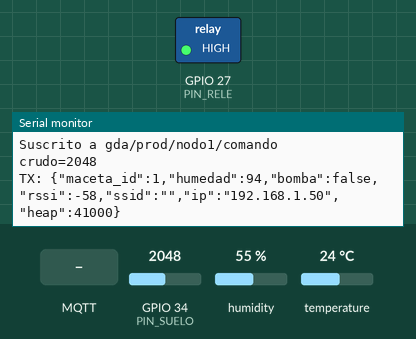
This sketch was run on a simulated ESP32. Shown: switched loads named in the sketch (green lamp = pin HIGH), the last lines printed to the serial monitor. The inputs (shaded band) are chosen by the test bench; at power-on: GPIO 34 (PIN_SUELO) = 2048, humidity 55 %, temperature 24 °C (analog values on the 0–4095 scale). WiFi joins after 1.5 s; servers stay silent unless stated; no MQTT or app messages arrive unless stated; not simulated (calls return 0 or success): secrets.h.

Above: at 3.2 s.
3.3 s: MQTT message "1" arrives on the first subscribed topic
At 4.5 s:
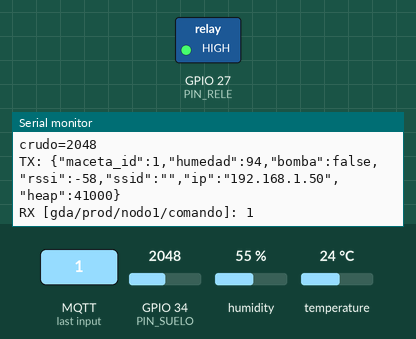
4.8 s: MQTT message "on" arrives on the first subscribed topic
At 6.0 s:
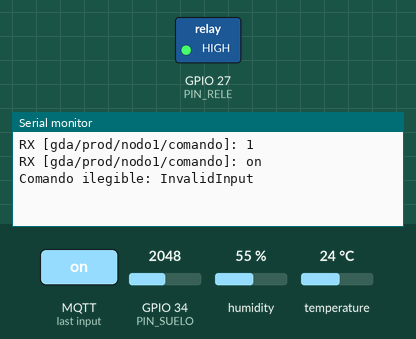
6.3 s: MQTT message "off" arrives on the first subscribed topic
At 7.1 s:
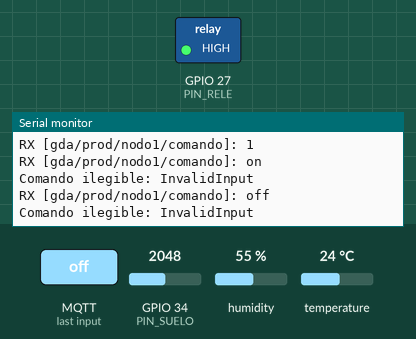

The sketch:

gda-nodo-v2.ino
```cpp
/* ============================================================
   GEMELO DIGITAL AGRICOLA (GDA) - Nodo IoT v2.5
   WiFiMulti + HiveMQ Cloud (TLS) + OTA + Telnet

   EL NODO NO DECIDE: MIDE Y EJECUTA.
     - Mide la humedad del suelo (FC-28) y la temperatura y
       humedad del aire (AM2302) y las publica por MQTT.
     - Ejecuta las ordenes de riego que manda el backend y
       confirma cuando la bomba se enciende y se apaga.
   Toda la logica (umbrales, pronostico, riego automatico y
   manual) vive en el backend. Este sketch NO tiene reglas de
   riego propias.

   Contrato MQTT (docs/ESP32_CONNECTION_GUIDE.md):
     publica  {PREFIX}/{NODO_ID}/telemetria  cada TELEMETRIA_MS
     escucha  {PREFIX}/{NODO_ID}/comando     {"activar_riego":true,"duracion_seg":5,"commandId":"..."}
     publica  {PREFIX}/{NODO_ID}/evento      en cada cambio de la bomba

   Librerias (Administrar bibliotecas):
     PubSubClient (Nick O'Leary), ArduinoJson (Benoit Blanchon, v7.x) y
     "DHT sensor library for ESPx" (beegee_tokyo) para el AM2302.
     OJO: es la de beegee_tokyo (DHTesp.h), NO la de Adafruit (DHT.h).
   Placa: ESP32 Dev Module. Partition Scheme: Minimal SPIFFS (1.9MB APP with OTA).
   Requiere secrets.h en esta carpeta (ver secrets.h.example).
   ============================================================ */

#include <WiFi.h>
#include <WiFiMulti.h>
#include <WiFiClientSecure.h>
#include <ESPmDNS.h>
#include <ArduinoOTA.h>
#include <PubSubClient.h>
#include <ArduinoJson.h>
#include <DHTesp.h>
#include "secrets.h"

/* ---------- BROKER ---------- */
const char* MQTT_HOST = "fe6b7e466a1e43c7ba4a2cb5dcc50a39.s1.eu.hivemq.cloud";
const int   MQTT_PORT = 8883;

const char* NODO_ID  = "nodo1";       // debe coincidir con el Node ID de la maceta en el dashboard
const char* HOSTNAME = "gda-nodo1";
const int   MACETA_ID = 1;

// Prefijo de topics. Tiene que ser el MISMO TOPIC_PREFIX que usa el backend.
//   "gda/prod"          -> sistema real
//   "gda/dev-<nombre>"  -> pruebas de una persona, sin interferir con produccion
const char* PREFIX = "gda/prod";

/* ---------- SENSOR SUELO (FC-28) ---------- */
const int PIN_SUELO = 34;

// CALIBRACION: reemplazar por los valores medidos con TU sensor
// (ver docs/GDA_Documentacion_Nodo1.md, seccion 6).
const int SUELO_SECO   = 4095;   // valor crudo con la horquilla al aire
const int SUELO_MOJADO = 1925;   // valor crudo con la horquilla en agua

// true = imprime el valor crudo del ADC en cada medicion (util para calibrar)
const bool LOG_CRUDO = true;

/* ---------- SENSOR AMBIENTE (AM2302 / DHT22) ---------- */
// DATA del AM2302. GPIO 15 es un pin de arranque: si la placa no bootea con el sensor
// conectado, moverlo al GPIO 4 y cambiar este numero (ver docs/GDA_Documentacion_Nodo1.md).
const int PIN_DHT = 15;

// El AM2302 se lee cada AMBIENTE_MS en segundo plano, sin frenar el riego (tolera 2 s como minimo).
// Si una lectura falla se conserva la ultima buena; si pasan AMBIENTE_VIGENCIA_MS sin ninguna
// buena, temperatura y humedad del aire se OMITEN de la telemetria: asi el backend y el dashboard
// ven que el sensor no responde, en lugar de recibir un dato viejo o inventado.
const unsigned long AMBIENTE_MS = 5000;
const unsigned long AMBIENTE_VIGENCIA_MS = 120000;

/* ---------- RELE / BOMBA ---------- */
const int PIN_RELE = 27;   // IN del rele (antes 26; se movio al 27)

// Modulo ACTIVO EN BAJO (verificado: con v2.4 en false, GPIO 27 en LOW dejaba el LED
// verde prendido con bomba:false). VCC y GND del modulo van a la columna de 3V3:
// alimentado a 3,3 V, el HIGH del ESP32 SI alcanza para apagarlo (con 5 V no alcanzaba,
// por eso antes quedaba siempre activado).
// Con true: HIGH = apagado, LOW = encendido.
const bool RELE_ACTIVO_BAJO = true;

// Tope duro de seguridad por orden. El backend pide una duracion, pero el nodo
// NUNCA riega mas que esto aunque la orden diga otra cosa (orden erronea, bug).
const unsigned long DURACION_MAX_S = 120;

/* ---------- TELEMETRIA ---------- */
// 30 s para pruebas. En produccion subir (el ciclo de diseno es 600000 = 10 min).
const unsigned long TELEMETRIA_MS = 30000;

/* ---------- CERTIFICADO ISRG Root X1 (Let's Encrypt) ---------- */
const char* CA_CERT = R"EOF(
-----BEGIN CERTIFICATE-----
MIIFazCCA1OgAwIBAgIRAIIQz7DSQONZRGPgu2OCiwAwDQYJKoZIhvcNAQELBQAw
TzELMAkGA1UEBhMCVVMxKTAnBgNVBAoTIEludGVybmV0IFNlY3VyaXR5IFJlc2Vh
cmNoIEdyb3VwMRUwEwYDVQQDEwxJU1JHIFJvb3QgWDEwHhcNMTUwNjA0MTEwNDM4
WhcNMzUwNjA0MTEwNDM4WjBPMQswCQYDVQQGEwJVUzEpMCcGA1UEChMgSW50ZXJu
ZXQgU2VjdXJpdHkgUmVzZWFyY2ggR3JvdXAxFTATBgNVBAMTDElTUkcgUm9vdCBY
MTCCAiIwDQYJKoZIhvcNAQEBBQADggIPADCCAgoCggIBAK3oJHP0FDfzm54rVygc
h77ct984kIxuPOZXoHj3dcKi/vVqbvYATyjb3miGbESTtrFj/RQSa78f0uoxmyF+
0TM8ukj13Xnfs7j/EvEhmkvBioZxaUpmZmyPfjxwv60pIgbz5MDmgK7iS4+3mX6U
A5/TR5d8mUgjU+g4rk8Kb4Mu0UlXjIB0ttov0DiNewNwIRt18jA8+o+u3dpjq+sW
T8KOEUt+zwvo/7V3LvSye0rgTBIlDHCNAymg4VMk7BPZ7hm/ELNKjD+Jo2FR3qyH
B5T0Y3HsLuJvW5iB4YlcNHlsdu87kGJ55tukmi8mxdAQ4Q7e2RCOFvu396j3x+UC
B5iPNgiV5+I3lg02dZ77DnKxHZu8A/lJBdiB3QW0KtZB6awBdpUKD9jf1b0SHzUv
KBds0pjBqAlkd25HN7rOrFleaJ1/ctaJxQZBKT5ZPt0m9STJEadao0xAH0ahmbWn
OlFuhjuefXKnEgV4We0+UXgVCwOPjdAvBbI+e0ocS3MFEvzG6uBQE3xDk3SzynTn
jh8BCNAw1FtxNrQHusEwMFxIt4I7mKZ9YIqioymCzLq9gwQbooMDQaHWBfEbwrbw
qHyGO0aoSCqI3Haadr8faqU9GY/rOPNk3sgrDQoo//fb4hVC1CLQJ13hef4Y53CI
rU7m2Ys6xt0nUW7/vGT1M0NPAgMBAAGjQjBAMA4GA1UdDwEB/wQEAwIBBjAPBgNV
HRMBAf8EBTADAQH/MB0GA1UdDgQWBBR5tFnme7bl5AFzgAiIyBpY9umbbjANBgkq
hkiG9w0BAQsFAAOCAgEAVR9YqbyyqFDQDLHYGmkgJykIrGF1XIpu+ILlaS/V9lZL
ubhzEFnTIZd+50xx+7LSYK05qAvqFyFWhfFQDlnrzuBZ6brJFe+GnY+EgPbk6ZGQ
3BebYhtF8GaV0nxvwuo77x/Py9auJ/GpsMiu/X1+mvoiBOv/2X/qkSsisRcOj/KK
NFtY2PwByVS5uCbMiogziUwthDyC3+6WVwW6LLv3xLfHTjuCvjHIInNzktHCgKQ5
ORAzI4JMPJ+GslWYHb4phowim57iaztXOoJwTdwJx4nLCgdNbOhdjsnvzqvHu7Ur
TkXWStAmzOVyyghqpZXjFaH3pO3JLF+l+/+sKAIuvtd7u+Nxe5AW0wdeRlN8NwdC
jNPElpzVmbUq4JUagEiuTDkHzsxHpFKVK7q4+63SM1N95R1NbdWhscdCb+ZAJzVc
oyi3B43njTOQ5yOf+1CceWxG1bQVs5ZufpsMljq4Ui0/1lvh+wjChP4kqKOJ2qxq
4RgqsahDYVvTH9w7jXbyLeiNdd8XM2w9U/t7y0Ff/9yi0GE44Za4rF2LN9d11TPA
mRGunUHBcnWEvgJBQl9nJEiU0Zsnvgc/ubhPgXRR4Xq37Z0j4r7g1SgEEzwxA57d
emyPxgcYxn/eR44/KJ4EBs+lVDR3veyJm+kXQ99b21/+jh5Xos1AnX5iItreGCc=
-----END CERTIFICATE-----
)EOF";

/* ---------- OBJETOS ---------- */
WiFiMulti wifiMulti;
WiFiServer telnet(23);
WiFiClient cliente;
WiFiClientSecure net;
PubSubClient mqtt(net);
DHTesp dht;

char topic_telemetria[50];
char topic_comando[50];
char topic_evento[50];

/* ---------- ESTADO ---------- */
bool bombaEncendida = false;
unsigned long tBombaInicio = 0;
unsigned long tBombaFin = 0;     // millis() en que la bomba DEBE apagarse
char ordenId[48] = "";           // commandId de la orden en curso
int humedadActual = -1;          // ultima medicion (-1 = todavia no hubo)
int ultimoCrudo = 0;

// Ultima lectura buena del AM2302
float temperaturaAmb = 0;
float humedadAmb = 0;
bool hayAmbiente = false;
unsigned long tAmbienteOk = 0;   // millis() de la ultima lectura buena
int fallosAmbiente = 0;          // lecturas invalidas seguidas

// Evento que no se pudo publicar (MQTT caido cuando cambio la bomba).
// Se reintenta al reconectar: sin el aviso de apagado, el backend creeria que la orden fallo.
char eventoPendiente[256] = "";

/* ---------- LOG (serie + telnet) ---------- */
void log(const String& msg) {
  Serial.println(msg);
  if (cliente && cliente.connected()) cliente.println(msg);
}

/* ---------- RELE ---------- */
void escribirRele(bool encender) {
  // Traduce "encender" al nivel electrico segun el tipo de modulo
  bool nivel = RELE_ACTIVO_BAJO ? !encender : encender;
  digitalWrite(PIN_RELE, nivel ? HIGH : LOW);
}

/* ---------- SENSOR SUELO ---------- */
int leerHumedadSuelo() {
  // Promedio de 10 lecturas: el FC-28 es ruidoso
  long suma = 0;
  for (int i = 0; i < 10; i++) {
    suma += analogRead(PIN_SUELO);
    delay(20);
  }
  ultimoCrudo = suma / 10;

  // Conversion a porcentaje. Rango invertido a proposito:
  // en el FC-28, valor mas alto = tierra mas seca.
  int pct = map(ultimoCrudo, SUELO_SECO, SUELO_MOJADO, 0, 100);
  return constrain(pct, 0, 100);
}

/* ---------- SENSOR AMBIENTE (AM2302) ---------- */
// Lee el AM2302 cada AMBIENTE_MS sin bloquear. Descarta valores imposibles: el sensor de vez en
// cuando entrega basura, y un dato ambiental malo no debe llegar al backend.
void servicioAmbiente() {
  static unsigned long tUltima = 0;
  if (millis() - tUltima < AMBIENTE_MS) return;
  tUltima = millis();

  TempAndHumidity d = dht.getTempAndHumidity();
  bool ok = dht.getStatus() == DHTesp::ERROR_NONE
         && !isnan(d.temperature) && !isnan(d.humidity)
         && d.temperature >= -40 && d.temperature <= 80
         && d.humidity >= 0 && d.humidity <= 100;

  if (ok) {
    temperaturaAmb = d.temperature;
    humedadAmb = d.humidity;
    tAmbienteOk = millis();
    hayAmbiente = true;
    if (fallosAmbiente > 0) {
      log("AM2302 recuperado");
      fallosAmbiente = 0;
    }
  } else {
    fallosAmbiente++;
    // Se avisa en la primera falla y despues cada ~minuto, para no inundar el log
    if (fallosAmbiente == 1 || fallosAmbiente % 12 == 0) {
      log("AM2302: lectura invalida (" + String(dht.getStatusString()) + "), revisar cableado en GPIO " + String(PIN_DHT));
    }
  }
}

// Hay una lectura ambiental lo bastante reciente como para publicarla?
bool ambienteVigente() {
  return hayAmbiente && (millis() - tAmbienteOk) < AMBIENTE_VIGENCIA_MS;
}

/* ---------- EVENTOS ---------- */
void publicarEvento(bool bomba, const char* motivo, int duracionSeg) {
  JsonDocument doc;
  doc["maceta_id"] = MACETA_ID;
  doc["bomba"] = bomba;
  if (humedadActual >= 0) doc["humedad"] = humedadActual;
  doc["motivo"] = motivo;
  if (duracionSeg > 0) doc["duracion_seg"] = duracionSeg;   // segundos realmente encendida
  if (ordenId[0]) doc["commandId"] = ordenId;

  char buf[256];
  serializeJson(doc, buf, sizeof(buf));

  if (mqtt.connected() && mqtt.publish(topic_evento, buf)) {
    log("EVENTO: " + String(buf));
  } else {
    strncpy(eventoPendiente, buf, sizeof(eventoPendiente) - 1);
    eventoPendiente[sizeof(eventoPendiente) - 1] = '\0';
    log("EVENTO en cola (sin MQTT): " + String(buf));
  }
}

/* ---------- BOMBA ---------- */
void iniciarRiego(int duracionSeg, const char* commandId) {
  if (duracionSeg < 1) {
    log("Orden ignorada: falta duracion_seg valida");
    return;
  }
  if (bombaEncendida) {
    log("Orden ignorada: ya hay un riego en curso");
    return;
  }
  if (duracionSeg > (int)DURACION_MAX_S) {
    log("Duracion acotada de " + String(duracionSeg) + " s a " + String(DURACION_MAX_S) + " s");
    duracionSeg = DURACION_MAX_S;
  }

  humedadActual = leerHumedadSuelo();   // medicion fresca para el evento

  strncpy(ordenId, commandId, sizeof(ordenId) - 1);
  ordenId[sizeof(ordenId) - 1] = '\0';

  bombaEncendida = true;
  tBombaInicio = millis();
  tBombaFin = tBombaInicio + (unsigned long)duracionSeg * 1000UL;
  escribirRele(true);
  log("BOMBA ON por " + String(duracionSeg) + " s | humedad=" + String(humedadActual) + "%");
  publicarEvento(true, "orden de riego", 0);
}

void detenerRiego(const char* motivo) {
  if (!bombaEncendida) return;
  escribirRele(false);             // primero apagar, despues todo lo demas
  bombaEncendida = false;
  int duracionSeg = (int)((millis() - tBombaInicio + 500) / 1000);

  humedadActual = leerHumedadSuelo();
  log("BOMBA OFF tras " + String(duracionSeg) + " s | humedad=" + String(humedadActual) + "% | " + motivo);
  publicarEvento(false, motivo, duracionSeg);
  ordenId[0] = '\0';
}

// El apagado lo decide el TIEMPO de la orden, medido aca en el nodo: si despues de
// encender se cae el WiFi o el broker, la bomba igual se apaga cuando vence.
void servicioBomba() {
  if (bombaEncendida && (long)(millis() - tBombaFin) >= 0) {
    detenerRiego("fin de riego");
  }
}

/* ---------- TELEMETRIA ---------- */
void publicarTelemetria() {
  humedadActual = leerHumedadSuelo();
  if (LOG_CRUDO) log("crudo=" + String(ultimoCrudo));

  JsonDocument doc;
  doc["maceta_id"] = MACETA_ID;
  doc["humedad"] = humedadActual;
  // Si el AM2302 no responde, estos dos campos se omiten (el backend los toma como "sin dato")
  if (ambienteVigente()) {
    doc["temp_ambiente"] = roundf(temperaturaAmb * 10) / 10.0f;
    doc["hum_ambiente"] = roundf(humedadAmb * 10) / 10.0f;
  }
  doc["bomba"] = bombaEncendida;
  doc["rssi"] = WiFi.RSSI();
  doc["ssid"] = WiFi.SSID();
  doc["ip"] = WiFi.localIP().toString();
  doc["heap"] = ESP.getFreeHeap();

  char buf[320];
  serializeJson(doc, buf, sizeof(buf));

  if (mqtt.publish(topic_telemetria, buf)) {
    log("TX: " + String(buf));
  } else {
    log("Fallo publish");
  }
}

/* ---------- WIFI ---------- */
void cargarRedes() {
  wifiMulti.addAP(WIFI_SSID_1, WIFI_PASS_1);
  wifiMulti.addAP(WIFI_SSID_2, WIFI_PASS_2);
  wifiMulti.addAP(WIFI_SSID_3, WIFI_PASS_3);
}

void conectarWiFi() {
  Serial.print("Buscando red");
  while (wifiMulti.run() != WL_CONNECTED) {
    delay(500);
    Serial.print(".");
  }
  Serial.println();
  Serial.println("Red:  " + WiFi.SSID());
  Serial.println("IP:   " + WiFi.localIP().toString());
  Serial.println("RSSI: " + String(WiFi.RSSI()));
}

/* ---------- MQTT ---------- */
// Orden del backend: {"activar_riego":true,"duracion_seg":5,"commandId":"..."}
// {"activar_riego":false} es una parada de emergencia.
void onMessage(char* topic, byte* payload, unsigned int len) {
  String msg;
  for (unsigned int i = 0; i < len; i++) msg += (char)payload[i];
  log("RX [" + String(topic) + "]: " + msg);

  JsonDocument doc;
  DeserializationError err = deserializeJson(doc, msg);
  if (err) {
    log("Comando ilegible: " + String(err.c_str()));
    return;
  }
  if (!doc["activar_riego"].is<bool>()) return;

  if (doc["activar_riego"].as<bool>()) {
    int duracionSeg = doc["duracion_seg"] | 0;
    const char* commandId = doc["commandId"] | "";
    iniciarRiego(duracionSeg, commandId);
  } else {
    detenerRiego("orden de detencion");
  }
}

// Un solo intento cada 5 s, sin bloquear: la bomba se sigue controlando por tiempo.
void reconectarMQTT() {
  static unsigned long tIntento = 0;
  static bool intentado = false;
  if (intentado && millis() - tIntento < 5000) return;
  intentado = true;
  tIntento = millis();

  log("Conectando a HiveMQ...");
  String cid = "esp32-" + String(NODO_ID);
  // Sesion limpia a proposito: una orden publicada mientras el nodo estaba desconectado
  // NO se entrega al volver. Regar tarde por una orden vieja es peor que no regar.
  if (mqtt.connect(cid.c_str(), MQTT_USER, MQTT_PASS)) {
    log("MQTT OK");
    mqtt.subscribe(topic_comando, 1);
    log("Suscrito a " + String(topic_comando));
  } else {
    log("Fallo, rc=" + String(mqtt.state()));
  }
}

/* ---------- SETUP ---------- */
void setup() {
  // Rele APAGADO antes que nada: primero se fija el nivel de "apagado" y
  // recien despues el pin pasa a salida, asi no hay un pulso que prenda la bomba.
  escribirRele(false);
  pinMode(PIN_RELE, OUTPUT);
  escribirRele(false);
  bombaEncendida = false;

  Serial.begin(115200);
  delay(500);
  Serial.println("\n=== GDA nodo v2.5 (mide y ejecuta) ===");
  Serial.println(String("RELE: apagado | GPIO ") + PIN_RELE + " = " + (digitalRead(PIN_RELE) ? "HIGH" : "LOW")
                 + " | modo " + (RELE_ACTIVO_BAJO ? "activo-bajo" : "activo-alto"));

  analogReadResolution(12);
  analogSetPinAttenuation(PIN_SUELO, ADC_11db);  // rango completo 0-3.3V

  dht.setup(PIN_DHT, DHTesp::AM2302);

  WiFi.mode(WIFI_STA);
  cargarRedes();
  conectarWiFi();

  if (MDNS.begin(HOSTNAME)) {
    Serial.println("mDNS: " + String(HOSTNAME) + ".local");
  }

  ArduinoOTA.setHostname(HOSTNAME);
  ArduinoOTA.setPassword(OTA_PASS);
  ArduinoOTA.onStart([]() {
    escribirRele(false);              // bomba apagada durante el OTA
    bombaEncendida = false;
    Serial.println("OTA iniciando...");
  });
  ArduinoOTA.onProgress([](unsigned int p, unsigned int t) {
    Serial.printf("OTA %u%%\r", (p * 100) / t);
  });
  ArduinoOTA.onEnd([]() { Serial.println("\nOTA completo."); });
  ArduinoOTA.onError([](ota_error_t e) { Serial.printf("OTA error [%u]\n", e); });
  ArduinoOTA.begin();
  Serial.println("OTA listo");

  telnet.begin();
  telnet.setNoDelay(true);
  Serial.println("Telnet listo -> puerto 23");

  snprintf(topic_telemetria, sizeof(topic_telemetria), "%s/%s/telemetria", PREFIX, NODO_ID);
  snprintf(topic_comando,    sizeof(topic_comando),    "%s/%s/comando",    PREFIX, NODO_ID);
  snprintf(topic_evento,     sizeof(topic_evento),     "%s/%s/evento",     PREFIX, NODO_ID);

  net.setCACert(CA_CERT);
  mqtt.setServer(MQTT_HOST, MQTT_PORT);
  mqtt.setBufferSize(512);
  mqtt.setCallback(onMessage);
}

/* ---------- LOOP ---------- */
void loop() {
  ArduinoOTA.handle();

  // El apagado por tiempo va PRIMERO y no depende de la red.
  servicioBomba();

  // El AM2302 tampoco depende de la red: se sigue leyendo aunque se caiga el WiFi.
  servicioAmbiente();

  /* WiFi: chequeo cada 10 s. No en cada vuelta:
     wifiMulti.run() escanea redes y bloquea ~2 s. */
  static unsigned long tWifi = 0;
  if (millis() - tWifi > 10000) {
    tWifi = millis();
    if (wifiMulti.run() != WL_CONNECTED) {
      log("WiFi caido, reintentando...");
    }
  }
  if (WiFi.status() != WL_CONNECTED) return;

  /* Cliente telnet nuevo */
  if (telnet.hasClient()) {
    if (cliente) cliente.stop();
    cliente = telnet.available();
    cliente.println("=== GDA " + String(NODO_ID) + " ===");
  }

  if (!mqtt.connected()) reconectarMQTT();
  mqtt.loop();

  /* Reenviar el evento que no pudo publicarse */
  if (eventoPendiente[0] && mqtt.connected()) {
    if (mqtt.publish(topic_evento, eventoPendiente)) {
      log("EVENTO reenviado: " + String(eventoPendiente));
      eventoPendiente[0] = '\0';
    }
  }

  /* Telemetria: la primera apenas conecta, despues cada TELEMETRIA_MS */
  static unsigned long tTelemetria = 0;
  static bool primera = true;
  if (mqtt.connected() && (primera || millis() - tTelemetria >= TELEMETRIA_MS)) {
    primera = false;
    tTelemetria = millis();
    publicarTelemetria();
  }
}
```

Measured:
- after the input at 3.3 s, the serial monitor: prints a new line at once (image 1)
- after the input at 4.8 s, the serial monitor: prints a new line at once (image 2)
- after the input at 6.3 s, the serial monitor: prints a new line at once (image 3)
